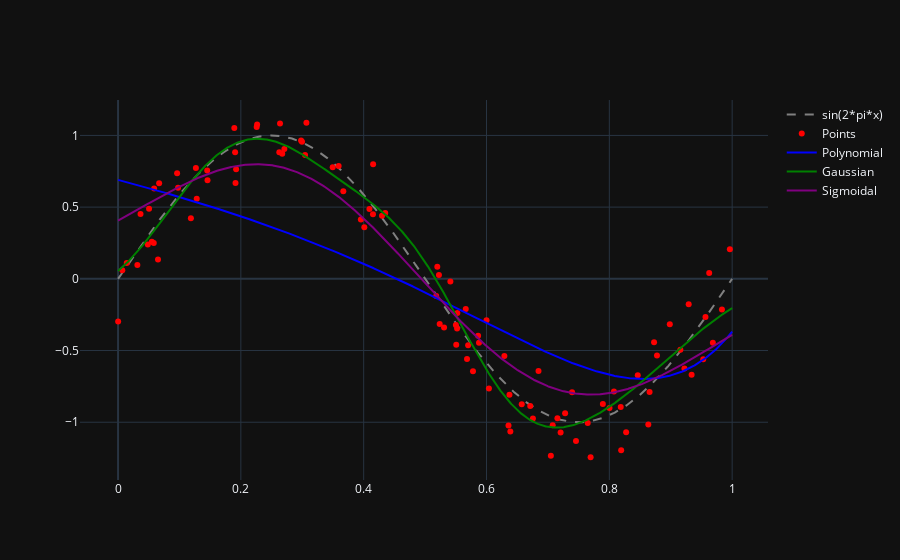

Notebook cell for this chart:
### Code cell
fun['h_pol'] = model_p.h(fun['x'])
fun['h_gau'] = model_g.h(fun['x'])
fun['h_sig'] = model_s.h(fun['x'])
fig = py.graph_objs.Figure()
fig.add_scatter(x=fun['x'], y=fun['sin'], name=str(gen_function), line_dash='dash', line_color='gray')
fig.add_scatter(x=my_data[0], y=my_data[1], name='Points', mode='markers', marker_color='red')
fig.add_scatter(x=fun['x'], y=fun['h_pol'], name='Polynomial', line_color='blue')
fig.add_scatter(x=fun['x'], y=fun['h_gau'], name='Gaussian', line_color='green')
fig.add_scatter(x=fun['x'], y=fun['h_sig'], name='Sigmoidal', line_color='purple')
fig.show()

### Figure 1 — Plotly figure (JSON) as saved in the notebook; plotly's stock layout.template omitted (floating-point values rounded to 4 significant figures; data arrays with more than 128 entries replaced by an {"elided": "..."} marker saying what was removed)
{"data": [{"line": {"color": "gray", "dash": "dash"}, "name": "sin(2*pi*x)", "type": "scatter", "x": {"elided": "1000 float values"}, "y": {"elided": "1000 float values"}}, {"marker": {"color": "red"}, "mode": "markers", "name": "Points", "type": "scatter", "x": [0.1913, 0.2996, 0.1186, 0.6039, 0.7393, 0.8776, 0.7695, 0.8274, 0.5683, 0.9529, 0.578, 0.2265, 0.5878, 0.6388, 0.2626, 0.3067, 0.8729, 0.9686, 0.3592, 0.7648, 0.728, 0.5181, 0.6574, 0.9834, 0.7048, 0.8003, 0.401, 0.006969, 0.09617, 0.0001746, 0.6358, 0.4094, 0.5863, 0.6291, 0.3669, 0.1281, 0.01423, 0.7155, 0.5701, 0.4298, 0.2257, 0.1268, 0.934, 0.09777, 0.9223, 0.5507, 0.8463, 0.3495, 0.5238, 0.6756, 0.2708, 0.2674, 0.9626, 0.2638, 0.6847, 0.055, 0.1923, 0.7078, 0.9157, 0.5225, 0.8186, 0.8075, 0.9292, 0.4154, 0.298, 0.1893, 0.06504, 0.8635, 0.1457, 0.8655, 0.3954, 0.9962, 0.3046, 0.5199, 0.05051, 0.03662, 0.4351, 0.7457, 0.1906, 0.4151, 0.04845, 0.7894, 0.03144, 0.8193, 0.8985, 0.5309, 0.9566, 0.1452, 0.5525, 0.5411, 0.6712, 0.5521, 0.7206, 0.05818, 0.5662, 0.6, 0.06692, 0.05878, 0.6374, 0.5501], "y": [0.668, 0.9567, 0.422, -0.7655, -0.7907, -0.5343, -1.244, -1.069, -0.5595, -0.5612, -0.6442, 1.075, -0.4454, -1.065, 0.8834, 1.088, -0.4427, -0.4455, 0.7875, -1.006, -0.9372, -0.1205, -0.8745, -0.2138, -1.234, -0.9015, 0.3591, 0.05918, 0.7366, -0.2968, -1.023, 0.4873, -0.3976, -0.5387, 0.61, 0.5579, 0.1107, -0.9719, -0.464, 0.4401, 1.058, 0.7727, -0.6684, 0.6357, -0.625, -0.4594, -0.673, 0.7789, -0.3151, -0.9736, 0.9046, 0.8723, 0.04003, 1.084, -0.6435, 0.2583, 0.7634, -1.021, -0.4943, 0.0271, -0.8932, -0.7856, -0.1771, 0.7984, 0.9644, 1.053, 0.1345, -1.015, 0.6871, -0.7884, 0.4131, 0.2066, 0.8636, 0.08442, 0.4879, 0.4513, 0.4587, -1.132, 0.8835, 0.45, 0.2396, -0.8726, 0.09637, -1.196, -0.3176, -0.3394, -0.2668, 0.7554, -0.2391, -0.01895, -0.8866, -0.3465, -1.072, 0.25, -0.21, -0.2891, 0.6668, 0.6305, -0.8085, -0.3221]}, {"line": {"color": "blue"}, "name": "Polynomial", "type": "scatter", "x": {"elided": "1000 float values"}, "y": {"elided": "1000 float values"}}, {"line": {"color": "green"}, "name": "Gaussian", "type": "scatter", "x": {"elided": "1000 float values"}, "y": {"elided": "1000 float values"}}, {"line": {"color": "purple"}, "name": "Sigmoidal", "type": "scatter", "x": {"elided": "1000 float values"}, "y": {"elided": "1000 float values"}}], "layout": {}}
